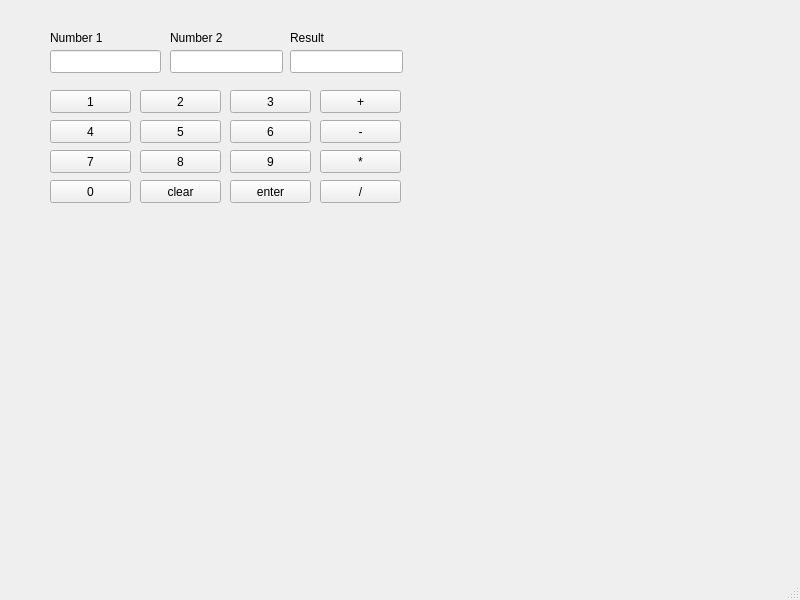
<?xml version="1.0" encoding="UTF-8"?>
<ui version="4.0">
 <class>MainWindow</class>
 <widget class="QMainWindow" name="MainWindow">
  <property name="geometry">
   <rect>
    <x>0</x>
    <y>0</y>
    <width>800</width>
    <height>600</height>
   </rect>
  </property>
  <property name="windowTitle">
   <string>MainWindow</string>
  </property>
  <widget class="QWidget" name="centralwidget">
   <widget class="QLabel" name="label">
    <property name="geometry">
     <rect>
      <x>50</x>
      <y>30</y>
      <width>91</width>
      <height>16</height>
     </rect>
    </property>
    <property name="text">
     <string>Number 1</string>
    </property>
   </widget>
   <widget class="QLabel" name="label_2">
    <property name="geometry">
     <rect>
      <x>170</x>
      <y>30</y>
      <width>91</width>
      <height>16</height>
     </rect>
    </property>
    <property name="text">
     <string>Number 2</string>
    </property>
   </widget>
   <widget class="QLabel" name="label_3">
    <property name="geometry">
     <rect>
      <x>290</x>
      <y>30</y>
      <width>91</width>
      <height>16</height>
     </rect>
    </property>
    <property name="text">
     <string>Result</string>
    </property>
   </widget>
   <widget class="QLineEdit" name="edNum1">
    <property name="geometry">
     <rect>
      <x>50</x>
      <y>50</y>
      <width>111</width>
      <height>23</height>
     </rect>
    </property>
   </widget>
   <widget class="QLineEdit" name="edNum2">
    <property name="geometry">
     <rect>
      <x>170</x>
      <y>50</y>
      <width>113</width>
      <height>23</height>
     </rect>
    </property>
   </widget>
   <widget class="QLineEdit" name="edNum3">
    <property name="geometry">
     <rect>
      <x>290</x>
      <y>50</y>
      <width>113</width>
      <height>23</height>
     </rect>
    </property>
   </widget>
   <widget class="QPushButton" name="btnOne">
    <property name="geometry">
     <rect>
      <x>50</x>
      <y>90</y>
      <width>81</width>
      <height>23</height>
     </rect>
    </property>
    <property name="text">
     <string>1</string>
    </property>
   </widget>
   <widget class="QPushButton" name="btnTwo">
    <property name="geometry">
     <rect>
      <x>140</x>
      <y>90</y>
      <width>81</width>
      <height>23</height>
     </rect>
    </property>
    <property name="text">
     <string>2</string>
    </property>
   </widget>
   <widget class="QPushButton" name="btnThree">
    <property name="geometry">
     <rect>
      <x>230</x>
      <y>90</y>
      <width>81</width>
      <height>23</height>
     </rect>
    </property>
    <property name="text">
     <string>3</string>
    </property>
   </widget>
   <widget class="QPushButton" name="btnPlus">
    <property name="geometry">
     <rect>
      <x>320</x>
      <y>90</y>
      <width>81</width>
      <height>23</height>
     </rect>
    </property>
    <property name="text">
     <string>+</string>
    </property>
   </widget>
   <widget class="QPushButton" name="btnFour">
    <property name="geometry">
     <rect>
      <x>50</x>
      <y>120</y>
      <width>81</width>
      <height>23</height>
     </rect>
    </property>
    <property name="text">
     <string>4</string>
    </property>
   </widget>
   <widget class="QPushButton" name="btnSix">
    <property name="geometry">
     <rect>
      <x>230</x>
      <y>120</y>
      <width>81</width>
      <height>23</height>
     </rect>
    </property>
    <property name="text">
     <string>6</string>
    </property>
   </widget>
   <widget class="QPushButton" name="btnFive">
    <property name="geometry">
     <rect>
      <x>140</x>
      <y>120</y>
      <width>81</width>
      <height>23</height>
     </rect>
    </property>
    <property name="text">
     <string>5</string>
    </property>
   </widget>
   <widget class="QPushButton" name="btnMinus">
    <property name="geometry">
     <rect>
      <x>320</x>
      <y>120</y>
      <width>81</width>
      <height>23</height>
     </rect>
    </property>
    <property name="text">
     <string>-</string>
    </property>
   </widget>
   <widget class="QPushButton" name="btnSeven">
    <property name="geometry">
     <rect>
      <x>50</x>
      <y>150</y>
      <width>81</width>
      <height>23</height>
     </rect>
    </property>
    <property name="text">
     <string>7</string>
    </property>
   </widget>
   <widget class="QPushButton" name="btnNine">
    <property name="geometry">
     <rect>
      <x>230</x>
      <y>150</y>
      <width>81</width>
      <height>23</height>
     </rect>
    </property>
    <property name="text">
     <string>9</string>
    </property>
   </widget>
   <widget class="QPushButton" name="btnEight">
    <property name="geometry">
     <rect>
      <x>140</x>
      <y>150</y>
      <width>81</width>
      <height>23</height>
     </rect>
    </property>
    <property name="text">
     <string>8</string>
    </property>
   </widget>
   <widget class="QPushButton" name="btnMulti">
    <property name="geometry">
     <rect>
      <x>320</x>
      <y>150</y>
      <width>81</width>
      <height>23</height>
     </rect>
    </property>
    <property name="text">
     <string>*</string>
    </property>
   </widget>
   <widget class="QPushButton" name="btnZero">
    <property name="geometry">
     <rect>
      <x>50</x>
      <y>180</y>
      <width>81</width>
      <height>23</height>
     </rect>
    </property>
    <property name="text">
     <string>0</string>
    </property>
   </widget>
   <widget class="QPushButton" name="btnEnter">
    <property name="geometry">
     <rect>
      <x>230</x>
      <y>180</y>
      <width>81</width>
      <height>23</height>
     </rect>
    </property>
    <property name="text">
     <string>enter</string>
    </property>
   </widget>
   <widget class="QPushButton" name="btnClear">
    <property name="geometry">
     <rect>
      <x>140</x>
      <y>180</y>
      <width>81</width>
      <height>23</height>
     </rect>
    </property>
    <property name="text">
     <string>clear</string>
    </property>
   </widget>
   <widget class="QPushButton" name="btnDiv">
    <property name="geometry">
     <rect>
      <x>320</x>
      <y>180</y>
      <width>81</width>
      <height>23</height>
     </rect>
    </property>
    <property name="text">
     <string>/</string>
    </property>
   </widget>
  </widget>
  <widget class="QMenuBar" name="menubar">
   <property name="geometry">
    <rect>
     <x>0</x>
     <y>0</y>
     <width>800</width>
     <height>20</height>
    </rect>
   </property>
  </widget>
  <widget class="QStatusBar" name="statusbar"/>
 </widget>
 <resources/>
 <connections/>
</ui>
